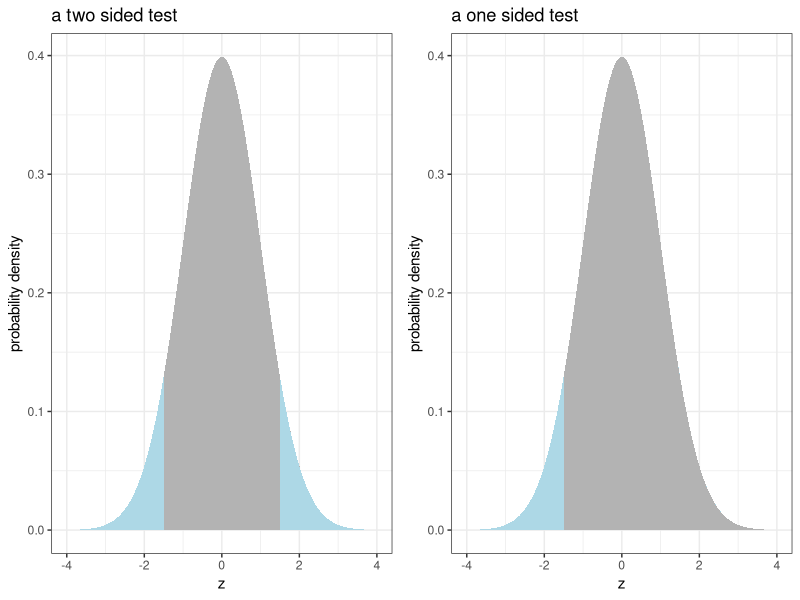

R code for this plot:
## ---- chunk 1
knitr::opts_chunk$set(echo = TRUE)
library(ggplot2)
library(gridExtra)
## ---- chunk 2

grid.arrange(
ggplot(NULL, aes(c(-5,3))) +
  geom_area(stat = "function", fun = dnorm, fill = "lightblue", xlim = c(-4, -1.5)) +
  geom_area(stat = "function", fun = dnorm, fill = "grey70", xlim = c(-1.5, 4)) +
  geom_area(stat = "function", fun = dnorm, fill = "lightblue", xlim = c(1.5, 4)) +
  ggtitle("a two sided test") +
  xlab("z") +
  ylab("probability density") +
  theme_bw(),

ggplot(NULL, aes(c(-3,3))) +
  geom_area(stat = "function", fun = dnorm, fill = "lightblue", xlim = c(-4, 4)) +
  geom_area(stat = "function", fun = dnorm, fill = "gray70", xlim = c(-1.5, 4)) +
  ggtitle("a one sided test") +
  xlab("z") +
  ylab("probability density") +
  theme_bw(),
ncol=2)

## ---- chunk 3
pnorm(-1.5)
## ---- chunk 4
set.seed(232)
rats_treat <- rnorm(n  = 16, mean = 9.5, sd = 2 )
rats_control <- rnorm(n  = 16, mean = 12.5, sd = 2 ) 
## ---- chunk 5
t.test(rats_treat, rats_control, var.equal = TRUE)
